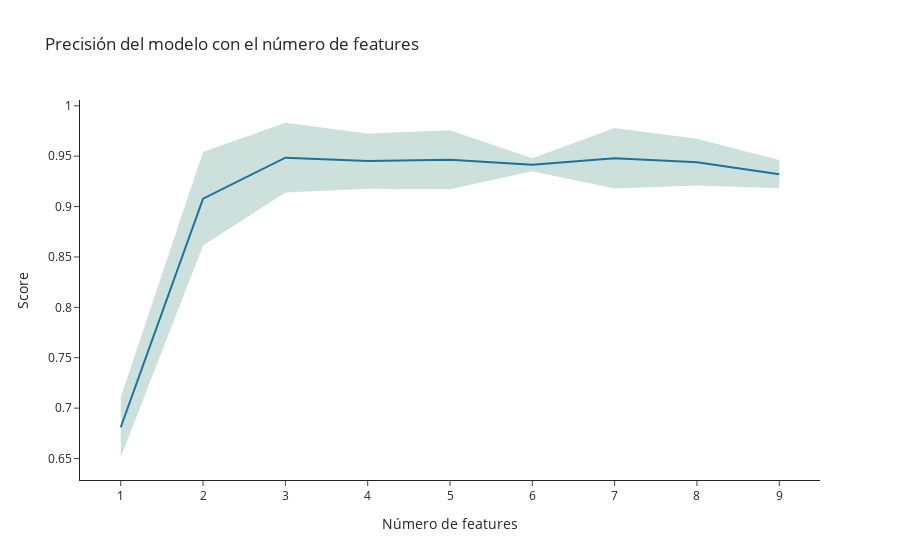

The code cell stored with this chart in its notebook:
### Code cell
from sklearn.model_selection import cross_val_score
import matplotlib.pyplot as plt

# Obtenemos X para el train para el ejemplo
array_X = tree_pipe['preprocesamiento'].fit_transform(X_train)
cols_trans_name = tree_pipe['preprocesamiento'].get_feature_names_out()
new_X_train = pd.DataFrame(array_X, columns=cols_trans_name)

# Lista para almacenar la precisión del modelo con cada número de características
precision_scores = []

# Crear un selector de características recursivo con validación cruzada
clf = tree_pipe['tree']

# Iterar sobre las características y evaluar el modelo con cada adición
for i in range(1, len(cols_trans_name) + 1):
    # Seleccionar las primeras i características
    selected_features = cols_trans_name[:i]
    scores = cross_val_score(
        clf, new_X_train[selected_features], 
        y_train, cv=5, scoring='precision_macro'
    )    
    # Almacenar la precisión del modelo con i características
    precision_scores.append(scores)

# Calcular variación de los puntos
x = [i for i in range(1, len(cols_trans_name) + 1)]
y = np.array(precision_scores).mean(axis=1)
std = np.array(precision_scores).std(axis=1)

plot_line_std(x, y, std)

### Figure 1 — Plotly figure (JSON) as saved in the notebook; plotly's stock layout.template omitted (floating-point values rounded to 4 significant figures)
{"data": [{"mode": "lines", "name": "Main Line", "type": "scatter", "x": [1, 2, 3, 4, 5, 6, 7, 8, 9], "y": [0.6811, 0.9078, 0.9485, 0.9452, 0.9464, 0.9414, 0.9479, 0.944, 0.9321]}, {"fill": "toself", "fillcolor": "rgba(0,100,80,0.2)", "line": {"color": "rgba(255,255,255,0)"}, "name": "Variation", "type": "scatter", "x": [1, 2, 3, 4, 5, 6, 7, 8, 9, 9, 8, 7, 6, 5, 4, 3, 2, 1], "y": [0.6513, 0.8615, 0.9139, 0.9177, 0.9172, 0.9349, 0.9179, 0.9209, 0.9182, 0.9461, 0.9672, 0.9779, 0.9478, 0.9756, 0.9726, 0.9832, 0.9541, 0.7109]}], "layout": {"showlegend": false, "title": {"text": "Precisión del modelo con el número de features"}, "xaxis": {"title": {"text": "Número de features"}}, "yaxis": {"title": {"text": "Score"}}}}
